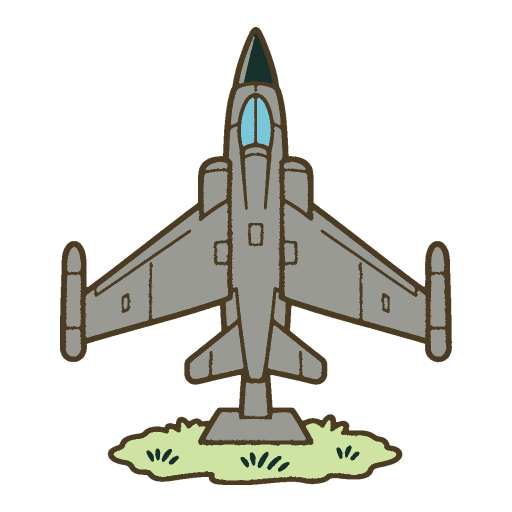
#> input picture art/cards/aircraft.png, 1024 x 1024 px, given in place of aircraft.png.png, which was not available (shown at 1/2 size)
$ python -i build.py   (imports and definitions only)
#> lines starting #> are read from the running program, lines starting #| are printed output that depends on the picture; after the words box and inside, x2 and y2 are one past the last pixel; in counts of white or black regions, pixels touching at a corner belong together; pictures that were not available may be replaced by others from this repository, and a replacement may not be noted
"""Deterministically prepare built-in generated originals; Pillow only."""
import argparse
import json
import math
import colorsys
import tempfile
from pathlib import Path
from PIL import Image, ImageDraw, ImageFont, ImageFilter, ImageChops

ROOT = Path(__file__).resolve().parents[1]
PILOT = ['bench', 'lighthouse', 'rune_stone', 'bus_stop', 'waterfall', 'church']
PARCHMENT = '#efe6cd'
PALETTE = ['#4a3b22','#efe6cd','#afd08a','#cfe3a2','#79c7d8',
           '#dcc9a1','#a0673a','#16302b','#e8b021','#9c3b2a',
           '#9a9a94','#f7f3e6']

# [9 lines left out: function save_png, not called in this run]

RUNE_TEXT = 'ᛘᛅᚾ : ᚢᛅᚾᛁᛅ : ᛋᛁᚴ : ᛘᛅᚾ : ᛘᚢᛋᛏᛁ : ᚢᛅᚾᛁᛅ : ᛋᛁᚴ'
# Original line-stroke constructions checked against the Unicode Runic chart.
# Coordinates: x follows the inscription, y runs from outer to inner band edge.
RUNE_STROKES = {
    'ᛘ': [[(.5,0),(.5,1)], [(0,0),(.08,.20),(.25,.30),(.5,.34),(.75,.30),(.92,.20),(1,0)]],
    'ᛅ': [[(.5,0),(.5,1)], [(0,.66),(1,.34)]],
    'ᚾ': [[(.5,0),(.5,1)], [(0,.34),(1,.66)]],
    'ᚢ': [[(0,1),(0,0),(.45,.06),(.80,.27),(1,.55),(1,1)]],
    'ᛁ': [[(.5,0),(.5,1)]],
    'ᛋ': [[(0,0),(0,.65),(1,.35),(1,1)]],
    'ᚴ': [[(0,0),(0,1)], [(0,.48),(.60,.30),(1,0)]],
    'ᛏ': [[(.5,0),(.5,1)], [(0,.22),(.5,0),(1,.22)]],
}

# [44 lines left out: function inscribe_runes, not called in this run]

def flat_palette(image):
    # Hue-aware mapping avoids treating muted green/neutral metal as brown.
    # A small median removes generation noise; no dithering or soft shading.
    indexed=image.convert('RGB').filter(ImageFilter.MedianFilter(5)).quantize(colors=256,dither=Image.Dither.NONE)
    old=indexed.getpalette()
    def ink(rgb):
        h,s,v=colorsys.rgb_to_hsv(*(n/255 for n in rgb))
        h*=360
        if v<.18: return '#16302b'
        if s<.19:
            if v>.89: return '#f7f3e6'
            return '#9a9a94' if v>.36 else '#16302b'
        if 65<h<170:
            if v<.42 or (h>135 and v<.70): return '#16302b'
            # A single light foliage ink avoids threshold mottling in grass.
            return '#cfe3a2'
        if 170<=h<285: return '#16302b' if v<.43 else '#79c7d8'
        if v<.47: return '#4a3b22'
        if s<.28 and v>.82:
            return '#efe6cd' if s<.19 else '#dcc9a1'
        if 38<h<=65 and s>.40: return '#e8b021'
        if h<19 or h>=285: return '#9c3b2a'
        return '#dcc9a1' if s<.45 and v>.68 else '#a0673a'
    new=[]
    for n in range(256):
        new.extend(bytes.fromhex(ink(old[n*3:n*3+3])[1:]))
    indexed.putpalette(new)
    return indexed.filter(ImageFilter.ModeFilter(3)).convert('RGB')

def prepare(key):
#> called with key = '../cards/aircraft.png'
    image = Image.open(ROOT / 'sources' / (key + '.png')).convert('RGBA')
#> image is the input picture: PIL image 1024x1024 RGBA; mean R, G, B, A 37.4, 37.4, 32.2, 70.5
    # Generated alpha is preserved as a shape, with faint stray pixels removed.
    # Binary alpha before resampling guarantees that translucent interiors do
    # not survive. Antialias only at the final silhouette, with radius <= 3.
    alpha = image.getchannel('A').point(lambda a: 255 if a >= 128 else 0)
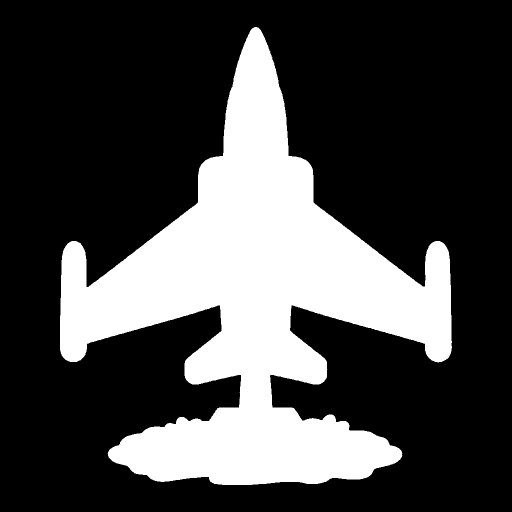
#> alpha: PIL image 1024x1024 L (shown at 1/2 size); 27.7% white; 1 white region, box (x1, y1, x2, y2) and area: (120, 54, 904, 970) 289934
    alpha = alpha.filter(ImageFilter.MaxFilter(5)).filter(ImageFilter.MinFilter(5))
#> alpha: PIL image 1024x1024 L; 27.7% white; 1 white region, box (x1, y1, x2, y2) and area: (120, 54, 904, 970) 289964
    box = alpha.getbbox()
#> box = (120, 54, 904, 970)
    if not box:
        raise ValueError(f'{key}: empty alpha')
    image.putalpha(alpha)
    image = image.crop(box)
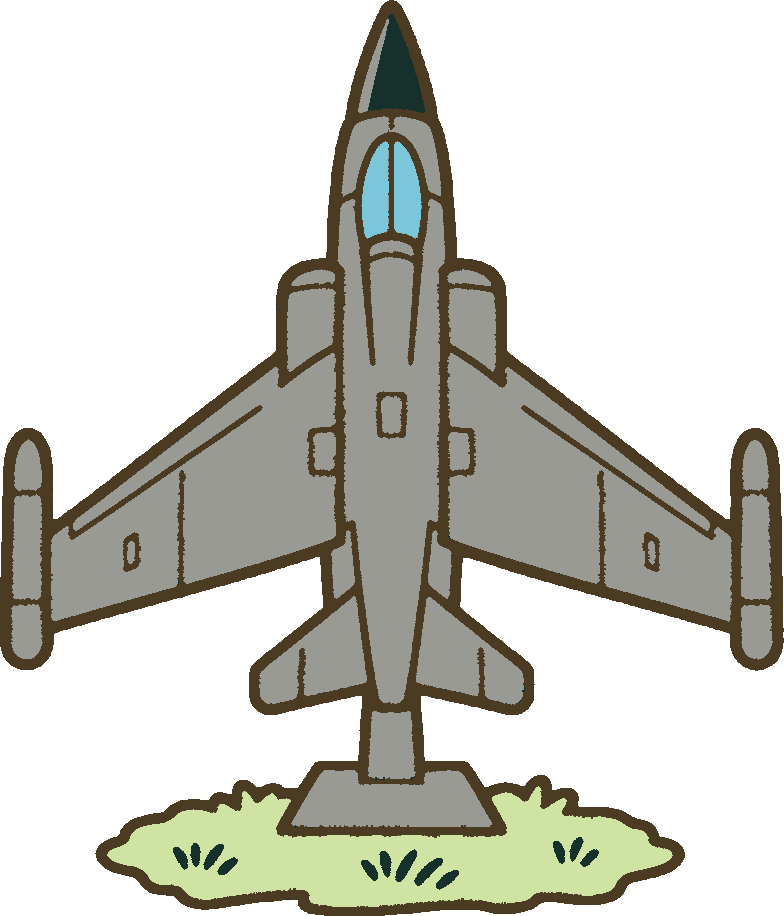
#> image: PIL image 784x916 RGBA; mean R, G, B, A 54.5, 54.5, 46.9, 103; transparent parts drawn white
    filled = alpha.histogram()[255]
#> filled = 289964
    shape_ratio = filled / max(image.size)**2
#> shape_ratio = 0.346
    long_edge = max(880, min(916, math.ceil(1024 * math.sqrt(.28/shape_ratio))))
#> long_edge = 916
    scale = long_edge / max(image.size)
#> scale = 1
    size = tuple(max(1, round(n * scale)) for n in image.size)
#> size = (784, 916)
    image = image.resize(size, Image.Resampling.LANCZOS)
    a = image.getchannel('A')
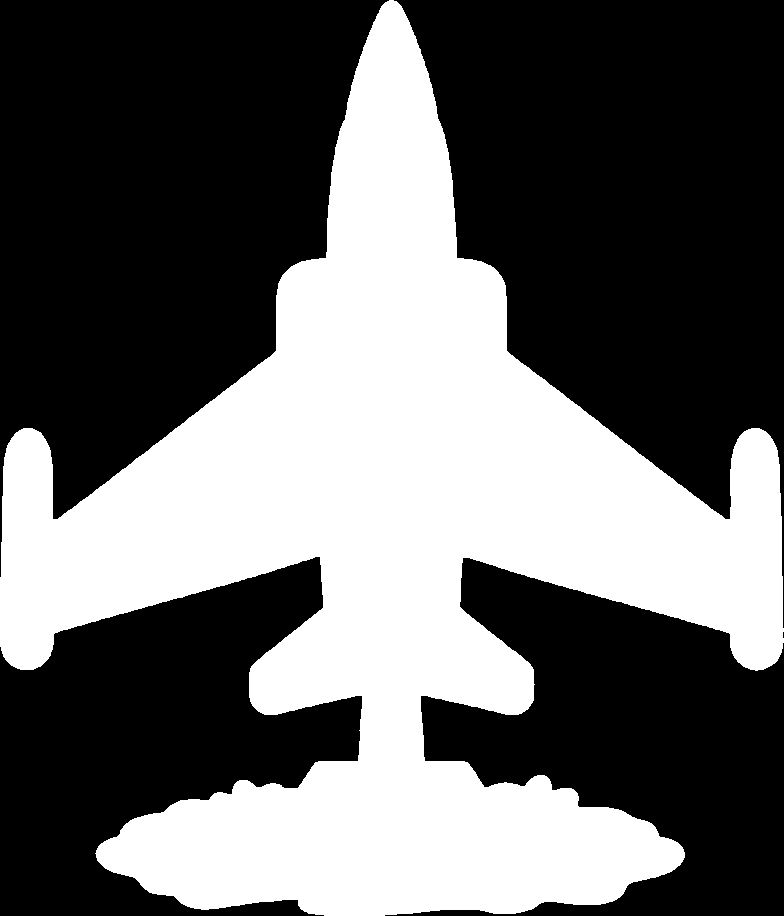
#> a: PIL image 784x916 L; 40.4% white; 1 white region, box (x1, y1, x2, y2) and area: (0, 0, 784, 916) 289964
    image = flat_palette(image).convert('RGBA')
#> in flat_palette, `indexed=image.convert('RGB').filter(ImageFilter.MedianFilter(5)).quant..`:
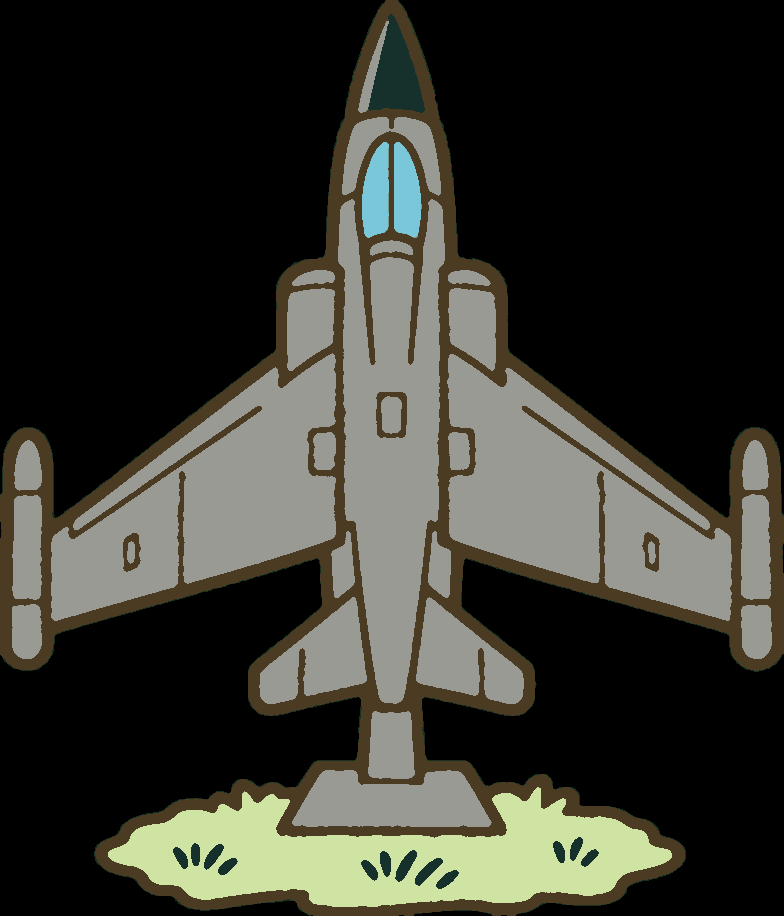
#> indexed: PIL image 784x916 P; mean R, G, B 54.6, 54.6, 46.9
#> in flat_palette, `old=indexed.getpalette()`: old = 27 values, max 227 at index 1, min 0 at index 24, mean 95.22
#> after the loop in flat_palette, `for n in range(256):`: new = 27 values, max 227 at index 1, min 22 at index 9, mean 87.93
    core = a.point(lambda n: 255 if n >= 128 else 0)
    inner = core.filter(ImageFilter.MinFilter(5))
    outer = core.filter(ImageFilter.MaxFilter(5))
    # Keep interpolation only within two Chebyshev pixels of the boundary
    # (Euclidean distance <= sqrt(8) < 3). Clamp the remaining alpha.
    a = ImageChops.lighter(a, inner)
    a = ImageChops.darker(a, outer)
    image.putalpha(a)
    image.paste((0,0,0,0), mask=a.point(lambda n: 255 if n==0 else 0))
    canvas = Image.new('RGBA', (1024, 1024))
    canvas.paste(image, ((1024-size[0])//2, (1024-size[1])//2))
    if key=='rune_stone':
        inscribe_runes(canvas)
    save_png(canvas, ROOT / 'cards' / (key + '.png'))

# [53 lines left out: functions font, sheet, pilot_sheet, main, not called in this run]

# [2 lines not run here, left out]

#> (the run stopped early here; a loop or call above may not have finished)

$ run again, on art/cards/alpine_hut.png
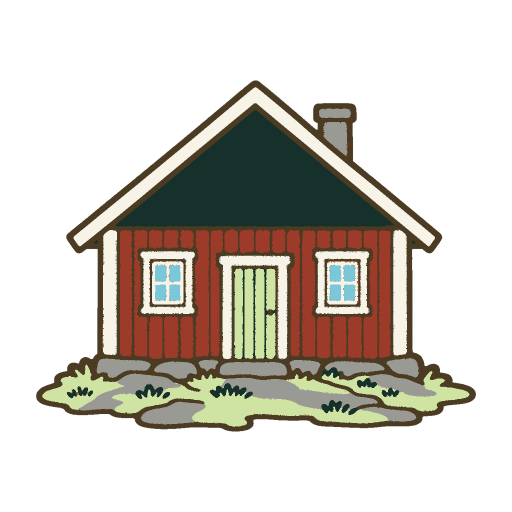
#> input picture art/cards/alpine_hut.png, 1024 x 1024 px, given in place of alpine_hut.png.png, which was not available (shown at 1/2 size)
#> in prepare, image is the input picture: PIL image 1024x1024 RGBA; mean R, G, B, A 47.9, 43.3, 35.8, 93.9
#> in prepare, `alpha = image.getchannel('A').point(lambda a: 255 if a >= 128 else 0)`:
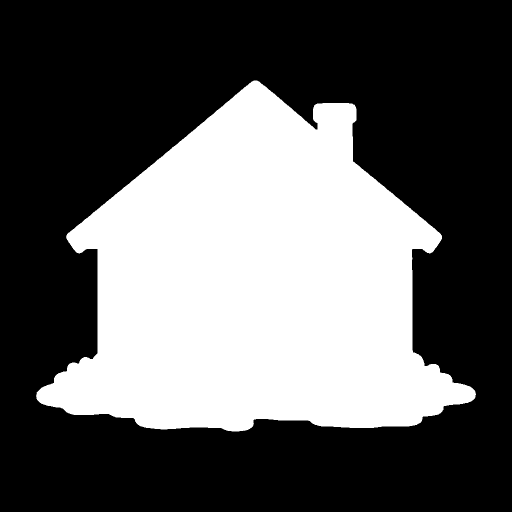
#> alpha: PIL image 1024x1024 L (shown at 1/2 size); 36.8% white; 1 white region, box (x1, y1, x2, y2) and area: (72, 161, 952, 863) 386088
#> box = (72, 161, 952, 863)
#> filled = 386100
#> shape_ratio = 0.499
#> long_edge = 880
#> scale = 1
#> size = (880, 702)
#> a: PIL image 880x702 L; 62.5% white; 4 black regions, box (x1, y1, x2, y2) and area: (0, 0, 435, 630) 108232, (443, 0, 880, 626) 104717, (407, 629, 880, 702) 9946, (0, 632, 391, 702) 8765
#> in flat_palette, `indexed=image.convert('RGB').filter(ImageFilter.MedianFilter(5)).quant..`:
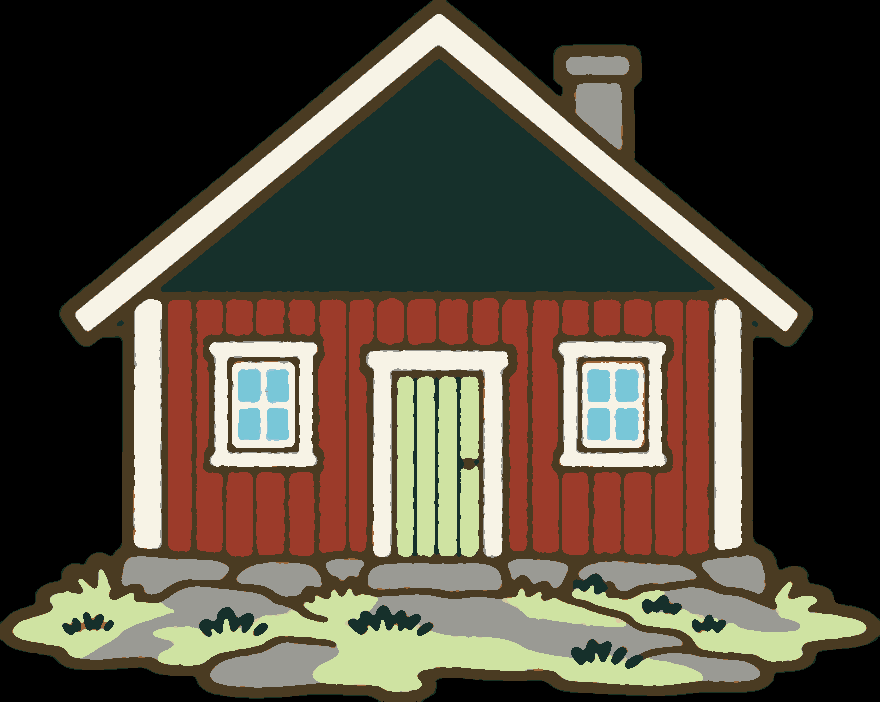
#> indexed: PIL image 880x702 P; mean R, G, B 81.3, 73.5, 60.8
#> old = 48 values, max 247 at index 0, min 0 at index 45, mean 123.8
#> after the loop in flat_palette, `for n in range(256):`: new = 48 values, max 247 at index 0, min 22 at index 39, mean 125.8
